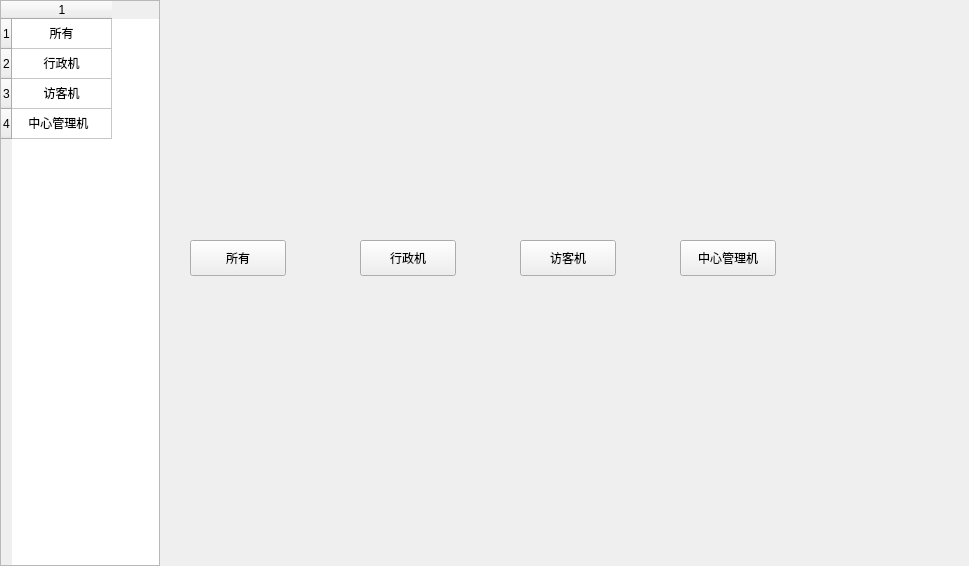
<?xml version="1.0" encoding="UTF-8"?>
<ui version="4.0">
 <class>equipment</class>
 <widget class="QWidget" name="equipment">
  <property name="geometry">
   <rect>
    <x>0</x>
    <y>0</y>
    <width>969</width>
    <height>566</height>
   </rect>
  </property>
  <property name="minimumSize">
   <size>
    <width>700</width>
    <height>520</height>
   </size>
  </property>
  <property name="maximumSize">
   <size>
    <width>16777215</width>
    <height>16777215</height>
   </size>
  </property>
  <property name="windowTitle">
   <string>Form</string>
  </property>
  <widget class="QTableWidget" name="QType">
   <property name="geometry">
    <rect>
     <x>0</x>
     <y>0</y>
     <width>160</width>
     <height>566</height>
    </rect>
   </property>
   <row>
    <property name="text">
     <string>1</string>
    </property>
   </row>
   <row>
    <property name="text">
     <string>2</string>
    </property>
   </row>
   <row>
    <property name="text">
     <string>3</string>
    </property>
   </row>
   <row>
    <property name="text">
     <string>4</string>
    </property>
   </row>
   <column>
    <property name="text">
     <string>1</string>
    </property>
   </column>
   <item row="0" column="0">
    <property name="text">
     <string>所有</string>
    </property>
    <property name="textAlignment">
     <set>AlignHCenter|AlignVCenter|AlignCenter</set>
    </property>
   </item>
   <item row="1" column="0">
    <property name="text">
     <string>行政机</string>
    </property>
    <property name="textAlignment">
     <set>AlignHCenter|AlignVCenter|AlignCenter</set>
    </property>
   </item>
   <item row="2" column="0">
    <property name="text">
     <string>访客机</string>
    </property>
    <property name="textAlignment">
     <set>AlignHCenter|AlignVCenter|AlignCenter</set>
    </property>
   </item>
   <item row="3" column="0">
    <property name="text">
     <string>    中心管理机</string>
    </property>
   </item>
  </widget>
  <widget class="QStackedWidget" name="stackedWidget">
   <property name="geometry">
    <rect>
     <x>160</x>
     <y>0</y>
     <width>809</width>
     <height>566</height>
    </rect>
   </property>
   <property name="currentIndex">
    <number>0</number>
   </property>
   <widget class="QWidget" name="page">
    <widget class="QPushButton" name="QpbtnS">
     <property name="geometry">
      <rect>
       <x>200</x>
       <y>240</y>
       <width>96</width>
       <height>36</height>
      </rect>
     </property>
     <property name="text">
      <string>行政机</string>
     </property>
    </widget>
    <widget class="QPushButton" name="QpbtnM">
     <property name="geometry">
      <rect>
       <x>360</x>
       <y>240</y>
       <width>96</width>
       <height>36</height>
      </rect>
     </property>
     <property name="text">
      <string>访客机</string>
     </property>
    </widget>
    <widget class="QPushButton" name="QpbtnZ">
     <property name="geometry">
      <rect>
       <x>520</x>
       <y>240</y>
       <width>96</width>
       <height>36</height>
      </rect>
     </property>
     <property name="text">
      <string>中心管理机</string>
     </property>
    </widget>
    <widget class="QPushButton" name="QpbtnAll">
     <property name="geometry">
      <rect>
       <x>30</x>
       <y>240</y>
       <width>96</width>
       <height>36</height>
      </rect>
     </property>
     <property name="text">
      <string>所有</string>
     </property>
    </widget>
   </widget>
   <widget class="QWidget" name="page_2">
    <widget class="QTableWidget" name="QAlarm">
     <property name="geometry">
      <rect>
       <x>0</x>
       <y>406</y>
       <width>809</width>
       <height>160</height>
      </rect>
     </property>
     <property name="minimumSize">
      <size>
       <width>550</width>
       <height>50</height>
      </size>
     </property>
     <property name="maximumSize">
      <size>
       <width>16777215</width>
       <height>16777215</height>
      </size>
     </property>
    </widget>
    <widget class="QTableWidget" name="QDevice">
     <property name="geometry">
      <rect>
       <x>0</x>
       <y>0</y>
       <width>809</width>
       <height>370</height>
      </rect>
     </property>
     <property name="minimumSize">
      <size>
       <width>550</width>
       <height>320</height>
      </size>
     </property>
     <property name="maximumSize">
      <size>
       <width>16777215</width>
       <height>16777215</height>
      </size>
     </property>
    </widget>
    <widget class="QPushButton" name="QpbtnClearAllRecord">
     <property name="geometry">
      <rect>
       <x>660</x>
       <y>370</y>
       <width>150</width>
       <height>36</height>
      </rect>
     </property>
     <property name="text">
      <string/>
     </property>
    </widget>
    <widget class="QLabel" name="Record_label">
     <property name="geometry">
      <rect>
       <x>0</x>
       <y>370</y>
       <width>659</width>
       <height>36</height>
      </rect>
     </property>
     <property name="text">
      <string/>
     </property>
    </widget>
   </widget>
  </widget>
 </widget>
 <resources/>
 <connections/>
</ui>
